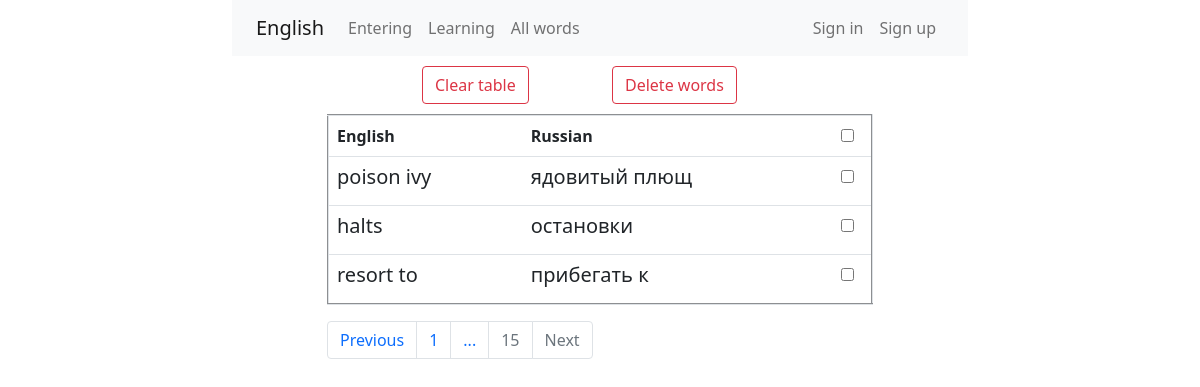
/all-words/?page=15, run on an earlier commit of the app's database.
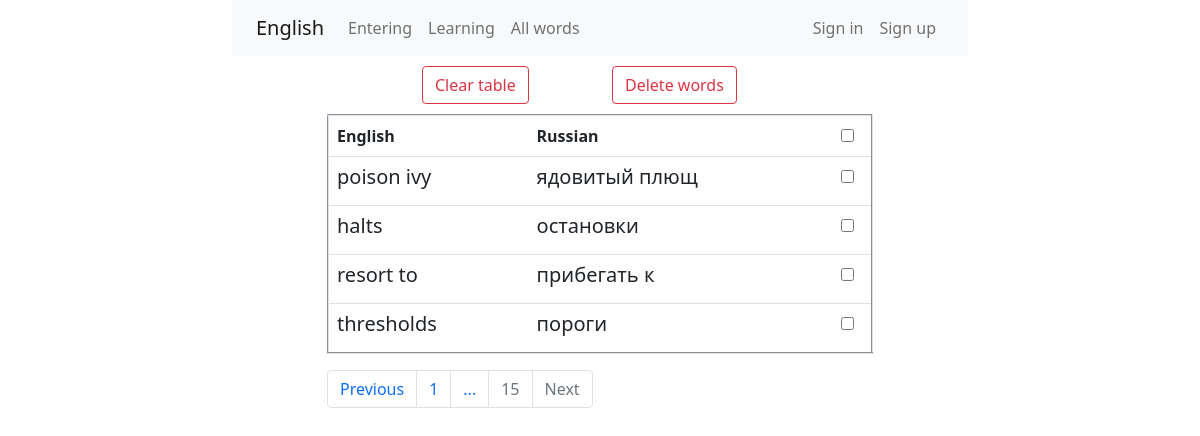
And on a later commit of the database.
### models.py (models this page shows, shortened)
class Words(db.Model):
    id = db.Column(db.Integer, primary_key=True)
    eng_word = db.Column(db.String(200), nullable=False)
    ru_word = db.Column(db.String(200), nullable=False)

### all_words/blueprint.py (the view, shortened to what this page needs)
@all_words.route('/', methods=('POST', 'GET'))
def index():
    page = request.args.get('page', 1, type=int)
    words = Words.query.paginate(page=page)
    return render_template('all_words/index.html', words=words)

### all_words/templates/all_words/index.html (shortened to what this page needs)
{% extends 'base.html' %}
{% block content %}
<div class="container">
    <div class="row justify-content-center">
        <div class="col-2">
            <form method="POST">
                <button type="submit" class="btn btn-outline-danger clear-btn" name="btn" value="clear">
                    Clear table
                </button>
        </div>
        <div class="col-2">
            <button type="submit" class="btn btn-outline-danger del_btn" name="btn" value="delete_words">
                Delete words
            </button>
        </div>
    </div>
    <div class="row justify-content-center">
        <div class="col-6">
            <table border="2" class="table">
                <tr>
                    <th>
                        English
                    </th>
                    <th>
                        Russian
                    </th>
                    <th>
                        <input id="check-all" type="checkbox" onClick="toggle()">
                    </th>
                </tr>
                {% for word in words.items %}
                <tr>
                    <td>
                        <h5>{{ word.eng_word }}</h5>
                    </td>
                    <td>
                        <h5>{{ word.ru_word }}</h5>
                    </td>
                    <td width='20'>
                        <input type="checkbox" class="check-box-word" name="checked_words"
                            value="{{ word.eng_word }}">
                    </td>
                </tr>
                {% endfor %}
            </table>
            <ul class="pagination">
                <li class="page-item {% if words.has_prev == False %} disabled {% endif %}">
                    <a class="page-link" href="./?page={{ words.prev_num }}">Previous</a>
                </li>
                <li class="page-item {% if words.page == 1 %} disabled {% endif %}">
                    <a class="page-link" href="./?page=1">1</a>
                </li>
                {% if words.page > 2 %}
                <li class="page-item {% if words.page == 1 %} disabled {% endif %}">
                    <a class="page-link" href="#">...</a>
                </li>
                {% endif %}
                <li class="page-item {% if words.page == words.pages %} disabled {% endif %}">
                    <a class="page-link" href="./?page={{ words.pages }}">{{ words.pages }}</a>
                </li>
                <li class="page-item {% if words.has_next == False %} disabled {% endif %}">
                    <a class="page-link" href="./?page={{ words.next_num }}">Next</a>
                </li>
            </ul>
        </div>
    </div>
</div>
{% endblock %}

What changed in the data, as far as the page shows it:
added Words: eng_word "thresholds", ru_word "пороги"
